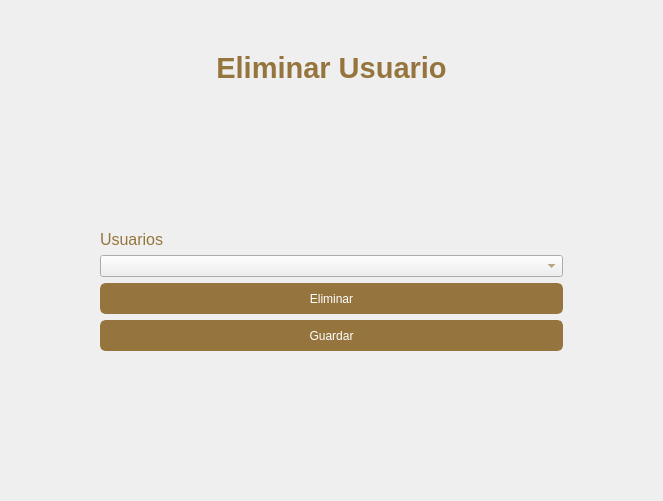
<?xml version="1.0" encoding="UTF-8"?>
<ui version="4.0">
 <class>Form</class>
 <widget class="QWidget" name="Form">
  <property name="geometry">
   <rect>
    <x>0</x>
    <y>0</y>
    <width>663</width>
    <height>501</height>
   </rect>
  </property>
  <property name="windowTitle">
   <string>Form</string>
  </property>
  <layout class="QVBoxLayout" name="verticalLayout">
   <property name="leftMargin">
    <number>100</number>
   </property>
   <property name="rightMargin">
    <number>100</number>
   </property>
   <item>
    <spacer name="verticalSpacer">
     <property name="orientation">
      <enum>Qt::Vertical</enum>
     </property>
     <property name="sizeType">
      <enum>QSizePolicy::Minimum</enum>
     </property>
     <property name="sizeHint" stdset="0">
      <size>
       <width>20</width>
       <height>40</height>
      </size>
     </property>
    </spacer>
   </item>
   <item>
    <layout class="QHBoxLayout" name="horizontalLayout_2"/>
   </item>
   <item>
    <widget class="QLabel" name="label_editar_privilegios">
     <property name="font">
      <font>
       <pointsize>22</pointsize>
       <weight>75</weight>
       <italic>false</italic>
       <bold>true</bold>
      </font>
     </property>
     <property name="styleSheet">
      <string notr="true">color: rgb(149, 117, 61);</string>
     </property>
     <property name="text">
      <string>Eliminar Usuario</string>
     </property>
     <property name="alignment">
      <set>Qt::AlignCenter</set>
     </property>
    </widget>
   </item>
   <item>
    <spacer name="verticalSpacer_18">
     <property name="orientation">
      <enum>Qt::Vertical</enum>
     </property>
     <property name="sizeHint" stdset="0">
      <size>
       <width>20</width>
       <height>40</height>
      </size>
     </property>
    </spacer>
   </item>
   <item>
    <layout class="QGridLayout" name="gridLayout">
     <item row="2" column="0">
      <widget class="QComboBox" name="usuarioslist">
       <property name="styleSheet">
        <string notr="true">
font: 16pt &quot;&quot;;
color: rgb(149, 117, 61);</string>
       </property>
      </widget>
     </item>
     <item row="1" column="0">
      <widget class="QLabel" name="label_Usuarios">
       <property name="styleSheet">
        <string notr="true">
font: 20pt &quot;&quot;;
color: rgb(149, 117, 61);</string>
       </property>
       <property name="text">
        <string>&lt;html&gt;&lt;head/&gt;&lt;body&gt;&lt;p&gt;&lt;span style=&quot; font-size:12pt;&quot;&gt;Usuarios&lt;/span&gt;&lt;/p&gt;&lt;/body&gt;&lt;/html&gt;</string>
       </property>
      </widget>
     </item>
    </layout>
   </item>
   <item>
    <layout class="QHBoxLayout" name="horizontalLayout_3"/>
   </item>
   <item>
    <widget class="QPushButton" name="pushButton_eliminar_usuario">
     <property name="styleSheet">
      <string notr="true">QPushButton {
border-radius: 6px;
border: 3px solid #95753d;
background-color: #95753d;
color: white;
height: 25px;
}

QPushButton:hover {
	background-color: rgb(116, 91, 47);
	color: rgb(255, 255, 255);
	border: 3px solid  rgb(116, 91, 47);
}

QPushButton:pressed {
    border-style: inset;
    background-color: rgb(103, 80, 41);
	color: rgb(255, 255, 255);
	border: 3px solid  rgb(103, 80, 41);
}</string>
     </property>
     <property name="text">
      <string>Eliminar</string>
     </property>
    </widget>
   </item>
   <item>
    <layout class="QHBoxLayout" name="horizontalLayout"/>
   </item>
   <item>
    <widget class="QPushButton" name="button_guardar">
     <property name="styleSheet">
      <string notr="true">QPushButton {
border-radius: 6px;
border: 3px solid #95753d;
background-color: #95753d;
color: white;
height: 25px;
}

QPushButton:hover {
	background-color: rgb(116, 91, 47);
	color: rgb(255, 255, 255);
	border: 3px solid  rgb(116, 91, 47);
}

QPushButton:pressed {
    border-style: inset;
    background-color: rgb(103, 80, 41);
	color: rgb(255, 255, 255);
	border: 3px solid  rgb(103, 80, 41);
}</string>
     </property>
     <property name="text">
      <string>    Guardar    </string>
     </property>
    </widget>
   </item>
   <item>
    <spacer name="verticalSpacer_17">
     <property name="orientation">
      <enum>Qt::Vertical</enum>
     </property>
     <property name="sizeHint" stdset="0">
      <size>
       <width>20</width>
       <height>40</height>
      </size>
     </property>
    </spacer>
   </item>
  </layout>
 </widget>
 <resources/>
 <connections/>
</ui>
